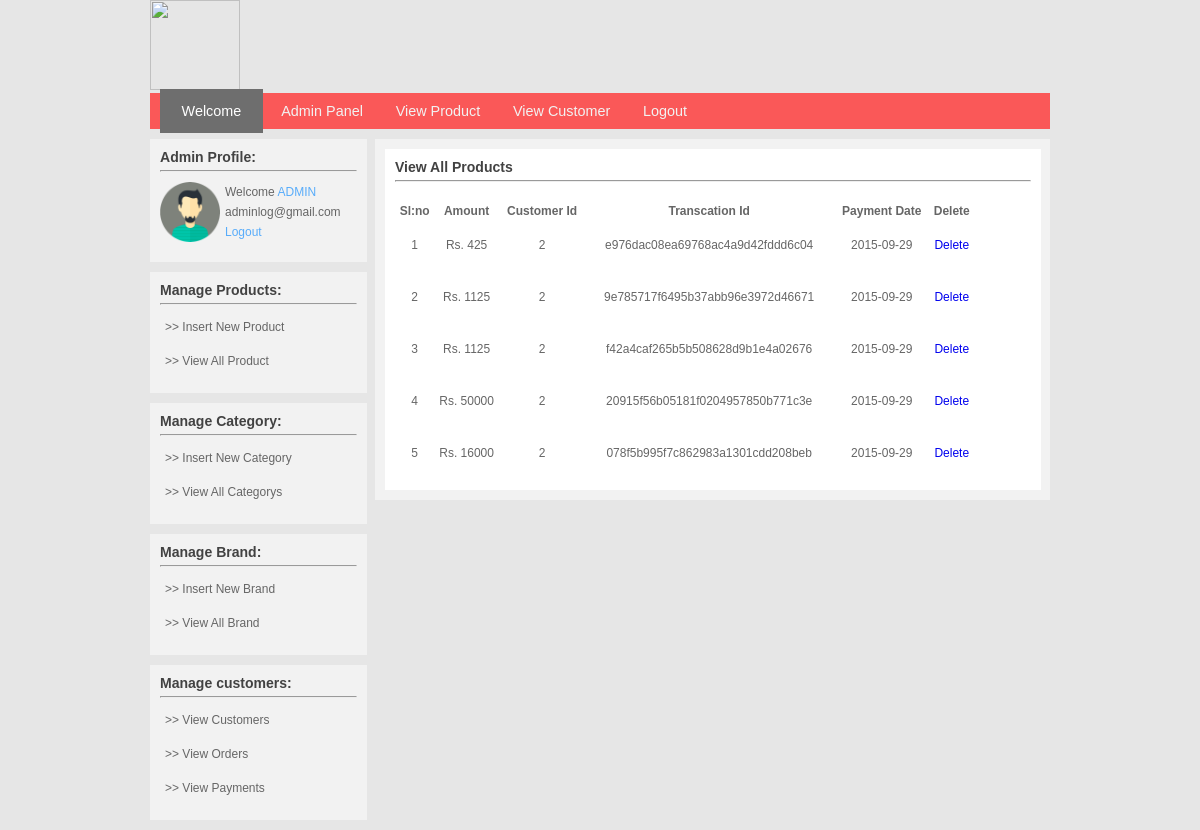
Screenshot of /e-commerce/admin_area/index.php?view_payment (signed in) with the database file from the repository.
### tables this page shows
CREATE TABLE IF NOT EXISTS `payments` (
  `payment_id` int(100) NOT NULL,
  `amount` int(100) NOT NULL,
  `customer_id` int(100) NOT NULL,
  `trx_id` varchar(100) NOT NULL,
  `payment_date` date NOT NULL
);

### e-commerce/admin_area/includes/admin_view_payments.php (the view)
<div id="cart_content">
	<div id="cart_inside">
		<h3>View All Products</h3>
		<hr/>
		<?php
		$select = $conn->query("select * from payments");
		if($select->num_rows>0){
			$pro_array = array();
			while($rows = $select->fetch_assoc()){
				$pro_array[] = $rows;
			}
		}
		?>
		<table align="center" style="margin-top:20px;" width="580px">
				<thead style="font-style:bold">
					<th>Sl:no</th>
					<th>Amount</th>
					<th>Customer Id</th>
					<th>Transcation Id</th>
					<th>Payment Date</th>
					<th>Delete</th>
				</thead>
				<tbody>
				<?php if(count($pro_array)){
					foreach ($pro_array as $product){
				?>
					<tr style="height:50px;">
						<td align="center" valign="middle">
							<?php echo $product['payment_id'];?>
						</td>
						<td align="center">
							Rs. <?php echo $product['amount'];?>
						</td>
						<td align="center" valign="middle">
							<?php echo $product['customer_id'];?>
						</td>
						<td align="center" valign="middle">
							<?php echo $product['trx_id'];?>
						</td>
						<td align="center" valign="middle">
							<?php echo $product['payment_date'];?>
						</td>
						<td align="center" valign="middle">
							<a href="index.php?update_id=<?php echo $product['product_id'];?>" style="text-decoration:none;">Delete</a>
						</td>
					</tr>
					<?php
					}
				}
				?>
			</tbody>
		</table>
	</div>
</div>

### e-commerce/template/admin_sidebar.php
<?php
if(isset($_SESSION['admin_login'])){
	$c_email = $_SESSION['admin_login'];
	$select = $conn->query("select * from admin where user_email = '$c_email'");
	if($select->num_rows>0){
		$user_array = array();
		while($row = $select->fetch_assoc()){
			$user_array[] = $row;
		}
	}
		if(count($user_array)){
			foreach($user_array as $c_data){
?>
		<div id="side_bar">
				<h3>Admin Profile:</h3>
					<hr/>
					<div class="customer_inside">
						<img id="user" src="../admin_area/admin_img/admin_2.png" width="60" height="60" />
						Welcome <b style='color:#58ACFA'>ADMIN</b> <?php echo $c_data['user_email']; ?>
						<b><a href='../admin_area/includes/admin_logout.php' style='text-decoration:none;color:#58ACFA'>  Logout</a></b>
						<br/>
					</div>
				</div>
				<div id="side_bar">
					<h3>Manage Products:</h3>
					<hr/>
					<ul>
						<li><a href="index.php?insert_product"> >> Insert New Product</a></li>
						<li><a href="index.php?view_product"> >> View All Product</a></li>
					</ul>
				</div>
				<div id="side_bar">
					<h3>Manage Category:</h3>
					<hr/>
					<ul>
						<li><a href="index.php?insert_category"> >> Insert New Category</a></li>
						<li><a href="index.php?view_category"> >> View All Categorys</a></li>
					</ul>
				</div>
				<div id="side_bar">
					<h3>Manage Brand:</h3>
					<hr/>
					<ul>
						<li><a href="index.php?insert_brand"> >> Insert New Brand</a></li>
						<li><a href="index.php?view_brand"> >> View All Brand</a></li>
					</ul>
					</div>
				<div id="side_bar">
					<h3>Manage customers:</h3>
					<hr/>
					<ul>
						<li><a href="index.php?view_customers"> >> View Customers</a></li>
						<li><a href="index.php?view_orders"> >> View Orders</a></li>
						<li><a href="index.php?view_payment"> >> View Payments</a></li>
					</ul>
				</div>
<?php
			}
		}
	}
?>

### e-commerce/admin_area/styles/style.css (style rules this page uses)
html, body, div, span, applet, object, iframe, h1, h2, h4, h5, h6, p, blockquote, pre, a, abbr, acronym, address, big, cite, code, del, dfn, em, img, ins, kbd, q, s, samp, small, strike, strong, sub, sup, tt, var, b,u, i, center, dl, dt, dd, ol, ul, li, fieldset, form, label, legend, article, aside, canvas, details, embed, figure, figcaption, footer, header, hgroup, menu, nav, output, ruby, section, summary, time, mark, audio, video { margin: 0; padding: 0; border: 0; font-size: 100%; font: inherit; vertical-align: baseline; }
h3 { margin-bottom: 5px; color: #424242; }
* { margin: 0px; padding: 0px; }
body { font-family: arial; font-size: 12px; background-color:#E6E6E6; color: #666666; }
#user { float: left; margin-right: 5px; }
#side_bar { background-color: #F2F2F2; padding: 10px; margin-right: 8px; margin-bottom: 10px; }
#side_bar ul li { margin-bottom: 10px; text-align: left; padding: 5px; }
#side_bar ul li a { color: #666666; text-decoration: none; }
.customer_inside { line-height: 20px; font-size: 12px; margin-bottom: 10px; }
hr { margin-bottom: 10px; }
#cart_content { background-color: #F2F2F2; width: 98%; height: auto; padding: 10px; }
#cart_inside { background-color: white; padding: 10px; }

### rows the page displays
payments: payment_id "1", amount "425", customer "2", trx "e976dac08ea69768ac4a9d42fddd6c04", payment_date "2015-09-29"
payments: payment_id "2", amount "1125", customer "2", trx "9e785717f6495b37abb96e3972d46671", payment_date "2015-09-29"
payments: payment_id "3", amount "1125", customer "2", trx "f42a4caf265b5b508628d9b1e4a02676", payment_date "2015-09-29"
payments: payment_id "4", amount "50000", customer "2", trx "20915f56b05181f0204957850b771c3e", payment_date "2015-09-29"
payments: payment_id "5", amount "16000", customer "2", trx "078f5b995f7c862983a1301cdd208beb", payment_date "2015-09-29"

### other values shown
$c_data['user_email'] "adminlog@gmail.com"
